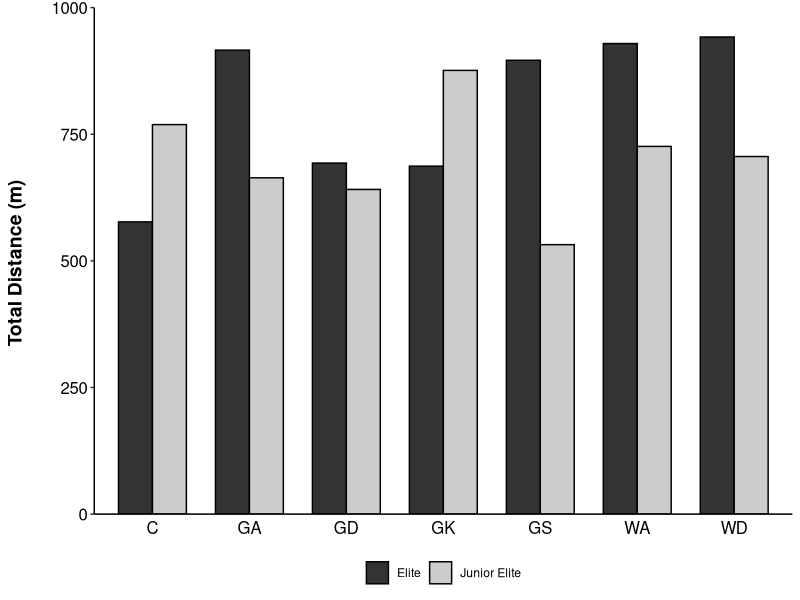
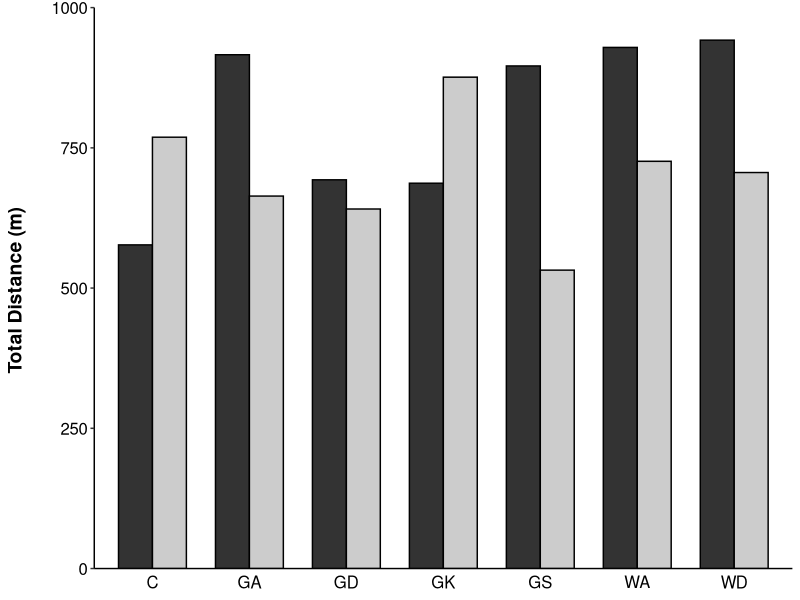

The R script that drew these images, in order:
# Netball Data Analysis 1
# Alice Sweeting
# https://sportstatisticsrsweet.wordpress.com/

# A) Create a dummy dataset

# Create a list of netball athlete positions
PlayingPosition = c("C", "WA", "WD", "GA", "GD", "GS", "GK")
# Declare two playing standards, elite and junior-elite
PlayingStandard = c("Elite", "Junior Elite")
# Set the seed, to reuse the same set of random variables
set.seed(14)
# Create a summary data.frame containing dummy total distance data, across both playing standards
SummaryData = data.frame(PlayingPosition = rep((PlayingPosition), each = 2),
                         PlayingStandard = rep((PlayingStandard), each = 1),
                         TotalDistance = runif(14, 450, 950))
# Round the total distance column to 0 decimal places
SummaryData$TotalDistance <- round(SummaryData$TotalDistance, digits = 0)

# B) Load the required packages and plot the data

# Load required package
require(ggplot2)
# Creating a publication worthy figure
ggplot(data = SummaryData, aes(x = PlayingPosition, y = TotalDistance, fill = PlayingStandard)) +
  geom_bar(width=.7, stat="identity", position="dodge", colour="Black") +
  scale_fill_grey() +
  theme_bw() +
  ylab("Total Distance (m) \n") +
  scale_y_continuous(limits = c(0, 1000), expand = c(0, 0), breaks = seq(0, 1000, by = 250)) +
  theme(legend.position = "bottom",
        legend.title = element_blank(),
        axis.text.x = element_text(size = 12, colour = "black"),
        axis.text.y = element_text(size = 12, colour = "black"),
        axis.ticks.x = element_blank(),
        plot.background = element_blank(),
        plot.title = element_blank(),
        axis.title.x = element_blank(),
        axis.title.y = element_text(face = "bold", size = 14),
        axis.line.x = element_line(color = "black", linewidth = .5),
        axis.line.y = element_line(color = "black", linewidth = .5),
        panel.grid.major = element_blank(),
        panel.grid.minor = element_blank(),
        panel.border = element_blank())

# C) Replot and improve the plot

# Remove the legend
ggplot(data = SummaryData, aes(x = PlayingPosition, y = TotalDistance, fill = PlayingStandard)) +
  geom_bar(width=.7, stat="identity", position="dodge", colour="Black") +
  scale_fill_grey() +
  theme_bw() +
  ylab("Total Distance (m) \n") +
  scale_y_continuous(limits = c(0, 1000), expand = c(0, 0), breaks = seq(0, 1000, by = 250)) +
  theme(legend.position = "none",
        legend.title = element_blank(),
        axis.text.x = element_text(size = 12, colour = "black"),
        axis.text.y = element_text(size = 12, colour = "black"),
        axis.ticks.x = element_blank(),
        plot.background = element_blank(),
        plot.title = element_blank(),
        axis.title.x = element_blank(),
        axis.title.y = element_text(face = "bold", size = 14),
        axis.line.x = element_line(color = "black", linewidth = .5),
        axis.line.y = element_line(color = "black", linewidth = .5),
        panel.grid.major = element_blank(),
        panel.grid.minor = element_blank(),
        panel.border = element_blank())


